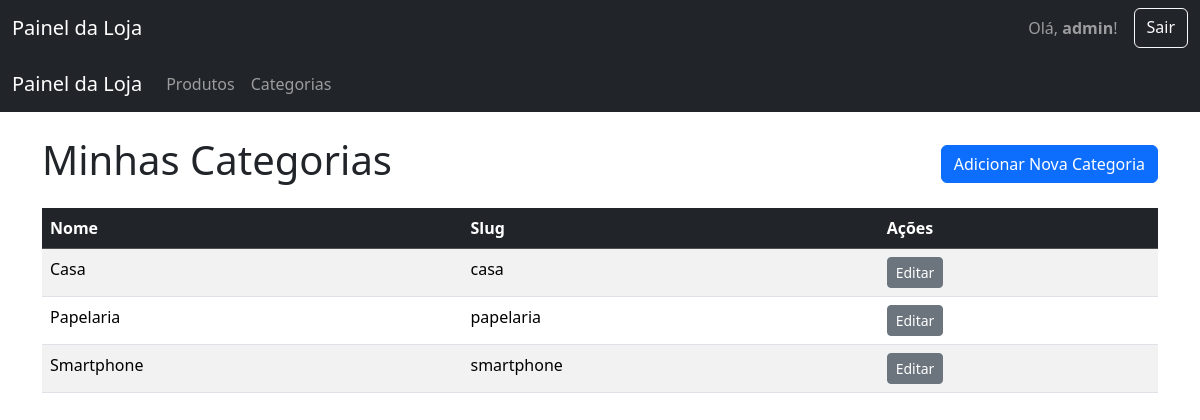
Before: /painel/categorias/ (signed in) with the older database file.
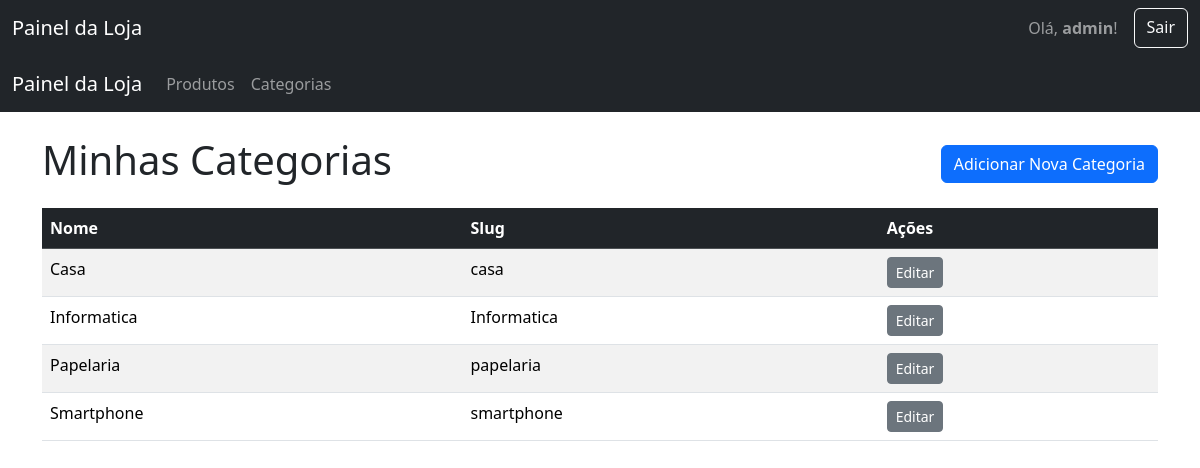
After: the same page with the newer database file.
### shop/models.py (models this page shows, shortened)
class Category(models.Model):
    name = models.CharField(max_length=120)
    slug = models.SlugField(max_length=140, unique=True)
    featured = models.BooleanField(default=False)
    class Meta:
        verbose_name_plural = "Categories"

### shop/views.py (the view)
# urls.py: path('categorias/', views.lista_categorias_view, name='lista_categorias'),
@login_required
def lista_categorias_view(request):
    categorias = Category.objects.all().order_by('name')
    return render(request, 'shop/painel/lista_categorias.html', {'categories': categorias})

### shop/templates/shop/painel/lista_categorias.html (shortened to what this page needs)
{% extends 'shop/painel/base_painel.html' %}
{% block content %}
    <div class="d-flex justify-content-between align-items-center mb-3">
        <h1>Minhas Categorias</h1>
        <a href="{% url 'painel:criar_categoria' %}" class="btn btn-primary">Adicionar Nova Categoria</a>
    </div>
    <table class="table table-striped table-hover">
        <thead class="table-dark">
            <tr>
                <th>Nome</th>
                <th>Slug</th>
                <th>Ações</th>
            </tr>
        </thead>
        <tbody>
            {% for category in categories %}
                <tr>
                    <td>{{ category.name }}</td>
                    <td>{{ category.slug }}</td>
                    <td>
                        <a href="{% url 'painel:editar_categoria' category.pk %}" class="btn btn-sm btn-secondary">Editar</a>
                    </td>
                </tr>
            {% empty %}
                <tr>
                    <td colspan="3" class="text-center">Nenhuma categoria cadastrada ainda.</td>
                </tr>
            {% endfor %}
        </tbody>
    </table>
{% endblock %}

### shop/templates/shop/painel/base_painel.html (shortened to what this page needs)
<!DOCTYPE html>
<html lang="pt-br">
<head>
    <link href="https://cdn.jsdelivr.net/npm/bootstrap@5.3.3/dist/css/bootstrap.min.css" rel="stylesheet">
</head>
<body>
    <nav class="navbar navbar-expand-lg navbar-dark bg-dark">
        <div class="container-fluid">
            <a class="navbar-brand" href="{% url 'painel:lista_produtos' %}">Painel da Loja</a>
            <div class="d-flex">
                <span class="navbar-text me-3">
                    Olá, <strong>{{ user.username }}</strong>!
                </span>
                <a href="{% url 'logout' %}" class="btn btn-outline-light">Sair</a>
            </div>
        </div>
    </nav>
    <nav class="navbar navbar-expand-lg navbar-dark bg-dark">
        <div class="container-fluid">
            <a class="navbar-brand" href="{% url 'painel:lista_produtos' %}">Painel da Loja</a>
            <div class="collapse navbar-collapse">
                <ul class="navbar-nav me-auto mb-2 mb-lg-0">
                    <li class="nav-item">
                        <a class="nav-link" href="{% url 'painel:lista_produtos' %}">Produtos</a>
                    </li>
                    <li class="nav-item">
                        <a class="nav-link" href="{% url 'painel:lista_categorias' %}">Categorias</a>
                    </li>
                </ul>
            </div>
        </div>
    </nav>
    <main class="container mt-4">
        {% block content %}
        {% endblock %}
    </main>
</body>
</html>

Changed rows visible on the page:
added Category: name "Informatica", slug "Informatica"
